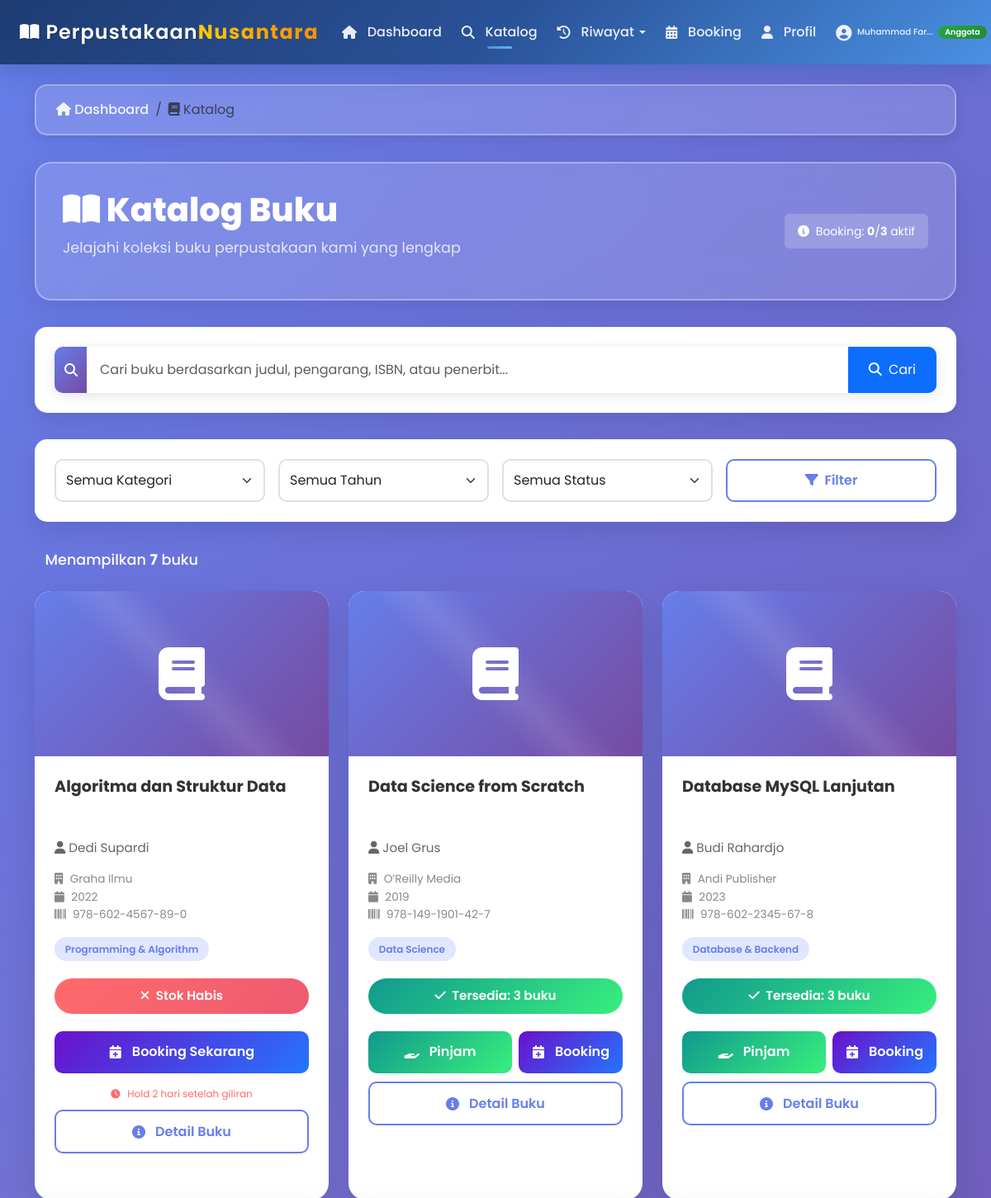
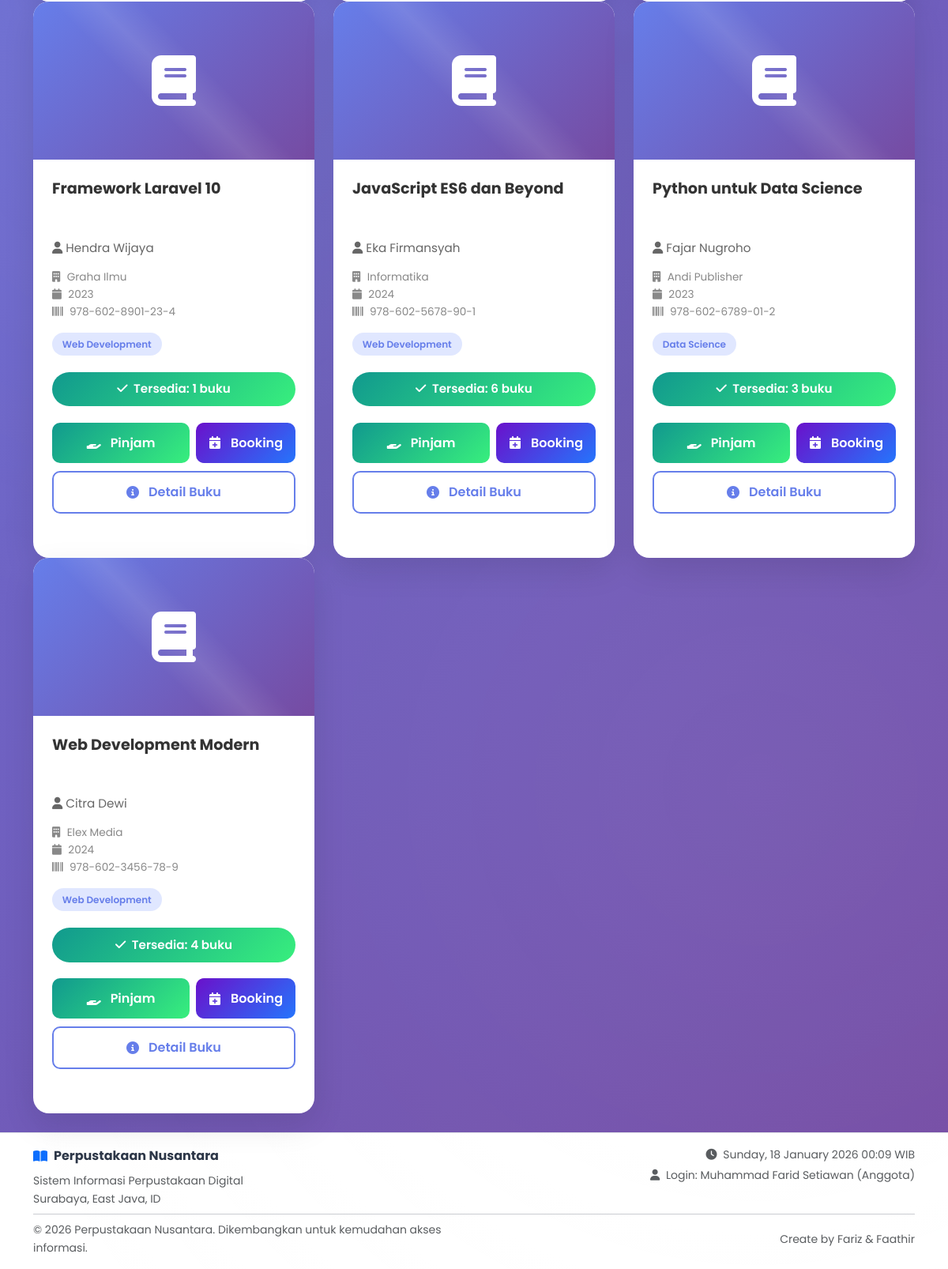
Page /anggota/katalog/index.php (signed in) on the committed database (2 pictures, top to bottom).
### tables this page shows
CREATE TABLE `pengaturan` (
  `id` int(11) NOT NULL,
  `setting_key` varchar(50) NOT NULL,
  `setting_value` text DEFAULT NULL,
  `description` varchar(255) DEFAULT NULL,
  `updated_at` timestamp NOT NULL DEFAULT current_timestamp() ON UPDATE current_timestamp()
);

CREATE TABLE `buku` (
  `isbn` varchar(20) NOT NULL,
  `judul` varchar(100) NOT NULL,
  `pengarang` varchar(50) NOT NULL,
  `id_penerbit` int(11) DEFAULT NULL,
  `id_rak` int(11) DEFAULT NULL,
  `tahun_terbit` int(4) NOT NULL,
  `stok_total` int(11) DEFAULT 0,
  `stok_tersedia` int(11) DEFAULT 0,
  `status` varchar(20) DEFAULT 'tersedia',
  `created_at` timestamp NOT NULL DEFAULT current_timestamp()
);

CREATE TABLE `penerbit` (
  `id_penerbit` int(11) NOT NULL,
  `nama_penerbit` varchar(100) NOT NULL,
  `alamat` text DEFAULT NULL,
  `telepon` varchar(15) DEFAULT NULL,
  `email` varchar(100) DEFAULT NULL,
  `created_at` timestamp NOT NULL DEFAULT current_timestamp()
);

### includes/functions.php (called while the page is built, shortened)
<?php
if (!function_exists('truncateText')) {
    function truncateText($text, $limit = 100, $suffix = '...') {
        if (strlen($text) <= $limit) {
            return $text;
        }
        return substr($text, 0, $limit) . $suffix;
    }
}
if (!function_exists('searchBooksWithStock')) {
    function searchBooksWithStock($query = '', $filters = []) {
        global $conn;
        try {
            $where_conditions = [];
            $params = [];
            $where_clause = !empty($where_conditions) ? 'WHERE ' . implode(' AND ', $where_conditions) : '';
            $sql = "
                SELECT b.*,
                       p.nama_penerbit,
                       r.kode_rak, r.lokasi as lokasi_rak,
                       GROUP_CONCAT(k.nama_kategori SEPARATOR ', ') as kategori_list
                FROM buku b
                LEFT JOIN penerbit p ON b.id_penerbit = p.id_penerbit
                LEFT JOIN rak r ON b.id_rak = r.id_rak
                LEFT JOIN buku_kategori bk ON b.isbn = bk.isbn
                LEFT JOIN kategori k ON bk.id_kategori = k.id_kategori
                $where_clause
                GROUP BY b.isbn
                ORDER BY b.judul ASC
            ";
            $stmt = $conn->prepare($sql);
            $stmt->execute($params);
            return $stmt->fetchAll();
        } catch (Exception $e) {
            error_log("Search books with stock error: " . $e->getMessage());
            return [];
        }
    }
}
?>

### anggota/katalog/index.php (the view, shortened to what this page needs)
<?php
require_once '../../includes/auth.php';
require_once '../../includes/functions.php';
include '../../config/database.php';
$nik = getUserNIK();
$search = $_GET['search'] ?? '';
$filters = [];
try {
    $books = searchBooksWithStock($search, $filters);
    $user_bookings_stmt = $conn->prepare("
        SELECT isbn FROM booking
        WHERE nik = ? AND status IN ('menunggu', 'dipinjam')
    ");
    $user_bookings_stmt->execute([$nik]);
    $user_active_bookings = $user_bookings_stmt->fetchAll(PDO::FETCH_COLUMN);
    $queue_stmt = $conn->query("
        SELECT isbn, COUNT(*) as queue_count
        FROM booking
        WHERE status = 'menunggu'
        AND expired_at >= CURDATE()
        GROUP BY isbn
    ");
    $booking_queues = $queue_stmt->fetchAll(PDO::FETCH_KEY_PAIR);
    $max_books_stmt = $conn->query("SELECT setting_value FROM pengaturan WHERE setting_key = 'max_buku_pinjam'");
    $max_books = (int)$max_books_stmt->fetchColumn() ?: 3;
    $user_active_count = count($user_active_bookings);
    $enable_booking_stmt = $conn->query("SELECT setting_value FROM pengaturan WHERE setting_key = 'enable_booking'");
    $enable_booking = $enable_booking_stmt->fetchColumn();
    $booking_enabled = ($enable_booking == '1');
    $expire_stmt = $conn->query("SELECT setting_value FROM pengaturan WHERE setting_key = 'booking_expire_days'");
    $booking_expire_days = (int)$expire_stmt->fetchColumn() ?: 2;
} catch (PDOException $e) {
    $error = "Error: " . $e->getMessage();
    $books = [];
    $kategori_list = [];
    $tahun_list = [];
    $user_active_bookings = [];
    $booking_queues = [];
    $next_returns = [];
    $max_books = 3;
    $user_active_count = 0;
    $booking_enabled = true;
    $booking_expire_days = 2;
}
include '../../includes/header.php';
?>
<div class="container py-4">
    <nav aria-label="breadcrumb">
        <ol class="breadcrumb">
            <li class="breadcrumb-item">
                <a href="../dashboard.php"><i class="fas fa-home"></i> Dashboard</a>
            </li>
            <li class="breadcrumb-item active">
                <i class="fas fa-book"></i> Katalog
            </li>
        </ol>
    </nav>
    <div class="header-section">
        <div class="row align-items-center">
            <div class="col-md-8">
                <h1><i class="fas fa-book-open"></i> Katalog Buku</h1>
                <p>Jelajahi koleksi buku perpustakaan kami yang lengkap</p>
            </div>
            <div class="col-md-4 text-md-end">
                <div class="d-inline-block px-3 py-2 rounded" style="background: rgba(255, 255, 255, 0.2);">
                    <small class="text-white">
                        <i class="fas fa-info-circle me-1"></i>
                        Booking: <strong><?= $user_active_count ?></strong>/<strong><?= $max_books ?></strong> aktif
                    </small>
                </div>
            </div>
        </div>
    </div>
    <div class="search-box">
        <form method="GET" action="" class="mb-0">
            <div class="input-group">
                <span class="input-group-text">
                    <i class="fas fa-search"></i>
                </span>
                <input type="text"
                       class="form-control"
                       name="search"
                       placeholder="Cari buku berdasarkan judul, pengarang, ISBN, atau penerbit..."
                       value="<?= htmlspecialchars($search) ?>">
                <button class="btn btn-primary px-4" type="submit">
                    <i class="fas fa-search me-1"></i> Cari
                </button>
            </div>
        </form>
    </div>
    <div class="filter-section">
        <form method="GET" action="">
            <div class="row g-3">
                <div class="col-md-3">
                    <select class="form-select" name="kategori">
                        <option value="">Semua Kategori</option>
                    </select>
                </div>
                <div class="col-md-3">
                    <select class="form-select" name="tahun">
                        <option value="">Semua Tahun</option>
                    </select>
                </div>
                <div class="col-md-3">
                    <select class="form-select" name="status">
                        <option value="">Semua Status</option>
                    </select>
                </div>
                <div class="col-md-3">
                    <button type="submit" class="btn btn-outline-primary w-100">
                        <i class="fas fa-filter me-1"></i> Filter
                    </button>
                </div>
            </div>
        </form>
    </div>
    <div class="results-info">
        Menampilkan <strong><?= count($books) ?></strong> buku
    </div>
    <div class="row">
        <?php if (!empty($books)): ?>
            <?php foreach ($books as $book):
                $stok_tersedia = $book['stok_tersedia'] ?? $book['stok'];
                $queue_count = $booking_queues[$book['isbn']] ?? 0;
                $already_booked = in_array($book['isbn'], $user_active_bookings);
                $can_book_more = $user_active_count < $max_books;
                $effective_stock = $stok_tersedia - $queue_count;
                $hold_stmt = $conn->prepare("
                    SELECT b.*, a.nama,
                           DATE_ADD(b.expired_at, INTERVAL -? DAY) as hold_start_date
                    FROM booking b
                    JOIN anggota a ON b.nik = a.nik
                    WHERE b.isbn = ? AND b.status = 'menunggu'
                    AND b.expired_at >= CURDATE()
                    ORDER BY b.tanggal_booking ASC
                    LIMIT 1
                ");
                $hold_stmt->execute([$booking_expire_days, $book['isbn']]);
                $has_hold = $hold_stmt->fetch();
                if ($effective_stock >= 1 && !$has_hold) {
                    $stock_class = 'stock-available';
                    $stock_text = "Tersedia: {$stok_tersedia} buku";
                    $stock_icon = 'fa-check';
                    $can_borrow = true;
                } elseif ($effective_stock >= 1 && $has_hold) {
                    $stock_class = 'stock-reserved';
                    $stock_text = "Hold aktif";
                    $stock_icon = 'fa-user-clock';
                    $can_borrow = false;
                } elseif ($stok_tersedia > 0) {
                    $stock_class = 'stock-limited';
                    $stock_text = "{$queue_count} dalam antrian";
                    $stock_icon = 'fa-users';
                    $can_borrow = false;
                } else {
                    $stock_class = 'stock-unavailable';
                    $stock_text = "Stok Habis";
                    $stock_icon = 'fa-times';
                    $can_borrow = false;
                }
            ?>
                <div class="col-lg-4 col-md-6">
                    <div class="book-card">
                        <div class="book-cover">
                            <i class="fas fa-book"></i>
                        </div>
                        <div class="book-details">
                            <h5 class="book-title" title="<?= htmlspecialchars($book['judul']) ?>">
                                <?= htmlspecialchars(truncateText($book['judul'], 50)) ?>
                            </h5>
                            <div class="book-author">
                                <i class="fas fa-user"></i> <?= htmlspecialchars($book['pengarang']) ?>
                            </div>
                            <div class="book-meta">
                                <div>
                                    <i class="fas fa-building"></i>
                                    <?= htmlspecialchars($book['nama_penerbit'] ?? '-') ?>
                                </div>
                                <div>
                                    <i class="fas fa-calendar"></i> <?= $book['tahun_terbit'] ?>
                                </div>
                                <div>
                                    <i class="fas fa-barcode"></i> <?= htmlspecialchars($book['isbn']) ?>
                                </div>
                            </div>
                            <?php if (!empty($book['kategori_list'])): ?>
                                <div class="kategori-tags">
                                    <?php
                                    $kategori_array = explode(', ', $book['kategori_list']);
                                    foreach (array_slice($kategori_array, 0, 3) as $kat):
                                    ?>
                                        <span class="kategori-tag"><?= htmlspecialchars($kat) ?></span>
                                    <?php endforeach; ?>
                                </div>
                            <?php endif; ?>
                            <div class="stock-info">
                                <div class="stock-badge <?= $stock_class ?>">
                                    <i class="fas <?= $stock_icon ?> me-1"></i>
                                    <?= $stock_text ?>
                                </div>
                            </div>
                            <div class="booking-actions mt-3">
                                <?php if ($already_booked): ?>
                                    <div class="already-booked">
                                        <i class="fas fa-check-circle"></i>
                                        Sudah Anda booking
                                    </div>
                                <?php else: ?>
                                    <?php if ($can_borrow): ?>
                                        <div class="d-flex gap-2">
                                            <a href="detail_buku.php?isbn=<?= urlencode($book['isbn']) ?>"
                                               class="btn-borrow flex-grow-1">
                                                <i class="fas fa-hand-holding me-1"></i> Pinjam
                                            </a>
                                            <?php if ($can_book_more): ?>
                                                <a href="../booking/process.php?isbn=<?= urlencode($book['isbn']) ?>&title=<?= urlencode($book['judul']) ?>"
                                                   class="btn-booking" style="width: auto; padding: 0.8rem 1rem;">
                                                    <i class="fas fa-calendar-plus me-1"></i> Booking
                                                </a>
                                            <?php endif; ?>
                                        </div>
                                    <?php else: ?>
                                        <?php if ($can_book_more): ?>
                                            <a href="../booking/process.php?isbn=<?= urlencode($book['isbn']) ?>&title=<?= urlencode($book['judul']) ?>"
                                               class="btn-booking">
                                                <i class="fas fa-calendar-plus me-1"></i> Booking Sekarang
                                            </a>
                                            <div class="hold-indicator">
                                                <i class="fas fa-clock me-1"></i>
                                                Hold <?= $booking_expire_days ?> hari setelah giliran
                                            </div>
                                        <?php else: ?>
                                            <button class="btn-booking" disabled title="Anda sudah mencapai batas maksimal booking">
                                                <i class="fas fa-calendar-times me-1"></i> Booking Penuh
                                            </button>
                                        <?php endif; ?>
                                    <?php endif; ?>
                                <?php endif; ?>
                                <a href="detail_buku.php?isbn=<?= urlencode($book['isbn']) ?>"
                                   class="btn btn-detail">
                                    <i class="fas fa-info-circle me-1"></i> Detail Buku
                                </a>
                            </div>
                        </div>
                    </div>
                </div>
            <?php endforeach; ?>
        <?php endif; ?>
    </div>
</div>
<?php include '../../includes/footer.php'; ?>

### rows in the picture
pengaturan: setting_value "3"
buku: judul "Algoritma dan Struktur Data", pengarang "Dedi Supardi", id_penerbit.nama_penerbit "Graha Ilmu", tahun_terbit "2022", isbn "978-602-4567-89-0", kat "Programming & Algorithm", stock_text "Stok Habis"
pengaturan: setting_value "2"
buku: judul "Data Science from Scratch", pengarang "Joel Grus", id_penerbit.nama_penerbit "O’Reilly Media", tahun_terbit "2019", isbn "978-149-1901-42-7", kat "Data Science", stok_tersedia "Tersedia: 3 buku"
buku: judul "Database MySQL Lanjutan", pengarang "Budi Rahardjo", id_penerbit.nama_penerbit "Andi Publisher", tahun_terbit "2023", isbn "978-602-2345-67-8", kat "Database & Backend", stok_tersedia "Tersedia: 3 buku"
buku: judul "Framework Laravel 10", pengarang "Hendra Wijaya", id_penerbit.nama_penerbit "Graha Ilmu", tahun_terbit "2023", isbn "978-602-8901-23-4", kat "Web Development", stok_tersedia "Tersedia: 1 buku"
buku: judul "JavaScript ES6 dan Beyond", pengarang "Eka Firmansyah", id_penerbit.nama_penerbit "Informatika", tahun_terbit "2024", isbn "978-602-5678-90-1", kat "Web Development", stok_tersedia "Tersedia: 6 buku"
buku: judul "Python untuk Data Science", pengarang "Fajar Nugroho", id_penerbit.nama_penerbit "Andi Publisher", tahun_terbit "2023", isbn "978-602-6789-01-2", kat "Data Science", stok_tersedia "Tersedia: 3 buku"
buku: judul "Web Development Modern", pengarang "Citra Dewi", id_penerbit.nama_penerbit "Elex Media", tahun_terbit "2024", isbn "978-602-3456-78-9", kat "Web Development", stok_tersedia "Tersedia: 4 buku"

### other values in the picture
strlen($nama) > 12 ? substr($nama, 0, 12) . '...' : $nama "Muhammad Far..."
$badge_text "Anggota"
$user_active_count "0"
count($books) "7"
SITE_NAME "Perpustakaan Nusantara"
$SISTEM['alamat_perpustakaan'] "Surabaya, East Java, ID"
$current_user['nama'] "Muhammad Farid Setiawan"
str_replace('_', ' ', $current_user['role']) "Anggota"
